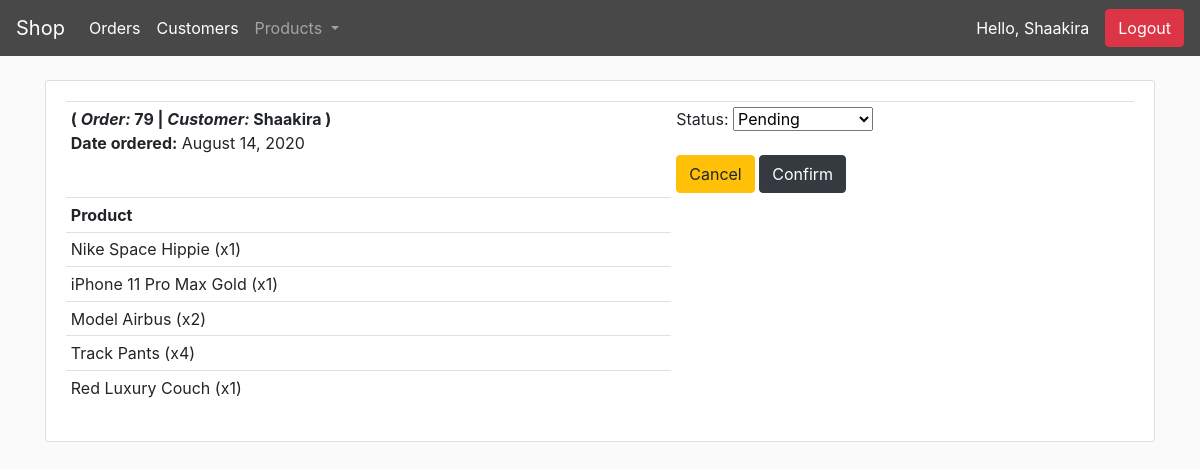
Page /staff/update_order/79/ (signed in) on the committed database.
### store/models.py (models this page shows, shortened)
class Order(models.Model):
	STATUS = (
		('Pending', 'Pending'),
		('Out for delivery', 'Out for delivery'),
		('Delivered', 'Delivered'),
		)
	customer = models.ForeignKey(Customer, on_delete=models.CASCADE, null=True, blank=True)
	date_ordered = models.DateTimeField(auto_now_add=True)
	complete = models.BooleanField(default=False)
	transaction_id = models.CharField(max_length=100, null=True)
	status = models.CharField(max_length=200, null=True, choices=STATUS)
	@property
	def get_orderItems(self):
		orderitems = self.orderitem_set.all()
		return orderitems

class Customer(models.Model):
	user = models.OneToOneField(User, null=True, blank=True, on_delete=models.CASCADE)
	first_name = models.CharField(max_length=200, null=True)
	last_name = models.CharField(max_length=200, null=True)
	is_user = models.BooleanField(default=False, null=True, blank=True)
	email = models.EmailField(max_length=254)
	phone = models.CharField(max_length=500, null=True)
	profile_pic = models.ImageField(null=True, blank=True)
	def __str__(self):
		return self.first_name

class OrderItem(models.Model):
	product = models.ForeignKey(Product, on_delete=models.CASCADE, null=True)
	order = models.ForeignKey(Order, on_delete=models.SET_NULL, null=True)
	quantity = models.IntegerField(default=0, null=True, blank=True)
	date_added = models.DateTimeField(auto_now_add=True)

class Product(models.Model):
	name = models.CharField(max_length=200)
	description = models.TextField()
	featured = models.ImageField(null=True)
	price = models.DecimalField(max_digits=100, decimal_places=2,null=True)
	digital = models.BooleanField(default=False,null=True, blank=True)
	date_created = models.DateTimeField(auto_now_add=True, null=True)
	category = models.ForeignKey(Category, null=True, blank=True, on_delete=models.SET_NULL, related_name="category")
	tag = models.ManyToManyField(Tag, blank=True, related_name="tags")
	in_cart = models.BooleanField(default=False,null=True, blank=True)
	in_fav = models.BooleanField(default=False,null=True, blank=True)
	def __str__(self):
		return self.name

### staff/views.py (the view)
# urls.py: path('staff/update_order/<str:pk>/', views.updateOrder, name="update-order"),
@staff_member_required(login_url='staff:login')
def updateOrder(request, pk):
    order = Order.objects.get(id=pk)
    form = OrderForm(instance=order)
    if request.method == "POST":
        form = OrderForm(request.POST, instance=order)
        if form.is_valid():
            form.save()
            return HttpResponseRedirect(reverse('staff:index'))
    context = {
        'form': form,
        'order': order
    }
    return render(request, 'staff/update_order.html', context)

### staff/forms.py
class OrderForm(ModelForm):
    class Meta:
        model = Order
        fields = ['status']

### staff/templates/staff/update_order.html (shortened to what this page needs)
{% extends 'staff/layout.html' %}
{% load static %}
{% block body %}
<div class="row">
	<div class="col-md-12">
        <div class="card card-body">
            <table class="table table-sm">
                <tr>
                    <td>
                            <strong>
                                (
                                    <i>Order: </i>{{ order.id }}
                                    |
                                    <i>Customer: </i>{{ order.customer }}
                                )
                            </strong>
                            <br>
                            <strong>Date ordered:</strong> {{order.date_ordered|date:"F d, Y"}}
                    </td>
                    <td>
                        <form action="" method="POST">
                        {{form.as_p}}
                        <a class="btn btn-warning" href="{% url 'staff:index' %}">Cancel</a>
                        <input class="btn btn-dark" type="submit" value="Confirm">
                        </form>
                    </td>
                </tr>
                <tr>
                    <th>Product</th>
                </tr>
                {% for item in order.get_orderItems %}
                    <tr>
                        <td>{{item.product}} (x{{item.quantity}})</td>
                    </tr>
                {% endfor %}
            </table>
        </div>
    </div>
</div>
{% endblock %}

### staff/templates/staff/layout.html (shortened to what this page needs)
<!DOCTYPE html>
{% load static %}
<html>
    <head>
        <link rel="stylesheet" href="https://stackpath.bootstrapcdn.com/bootstrap/4.5.2/css/bootstrap.min.css">
        <link rel="stylesheet" type="text/css" href="{% static 'staff/css/staff_main.css' %}">
    </head>
    <body>
        <nav class="navbar sticky-top navbar-expand-lg navbar-dark bg-dark">
            <a class="navbar-brand" href="{% url 'store:index' %}">Shop</a>
            <div class="collapse navbar-collapse" id="navbarSupportedContent">
                <ul class="navbar-nav mr-auto">
                    <li class="nav-item active">
                        <a class="nav-link" href="{% url 'staff:index' %}">Orders<span class="sr-only">(current)</span></a>
                    </li>
                    <li class="nav-item active">
                        <a class="nav-link" href="{% url 'staff:customers' %}">Customers</a>
                    </li>
                    <li class="nav-item dropdown">
                        <a class="nav-link dropdown-toggle" href="#" id="navbarDropdown" role="button" data-toggle="dropdown" aria-haspopup="true" aria-expanded="false">
                          Products
                        </a>
                    </li>
                </ul>
            </div>
            {% if user.is_authenticated %}
                        <li style="list-style: none; color: white; padding-right: 1em;">Hello, {{ request.user.first_name }}</li>
                        <a class="btn btn-danger" style="color: white;" href="{% url 'staff:logout' %}">Logout</a>
                    {% endif %}
        </nav>
        <div class="container">
            <br>
            {% block body %}{% endblock %}
        </div>
    </body>
</html>

### staff/static/staff/css/staff_main.css (style rules this page uses)
body { background-color: hsl(0, 0%, 98%); box-sizing: border-box; padding: 0; }
.bg-dark { background-color: #484848!important; }
.active { opacity: 1; }

### rows in the picture
Order: id "79", customer "Shaakira", date_ordered "August 14, 2020"
OrderItem: product "Nike Space Hippie", quantity "1"
OrderItem: product "iPhone 11 Pro Max Gold", quantity "1"
OrderItem: product "Model Airbus", quantity "2"
OrderItem: product "Track Pants", quantity "4"
OrderItem: product "Red Luxury Couch", quantity "1"

### other values in the picture
{{ request.user.first_name }} "Shaakira"
